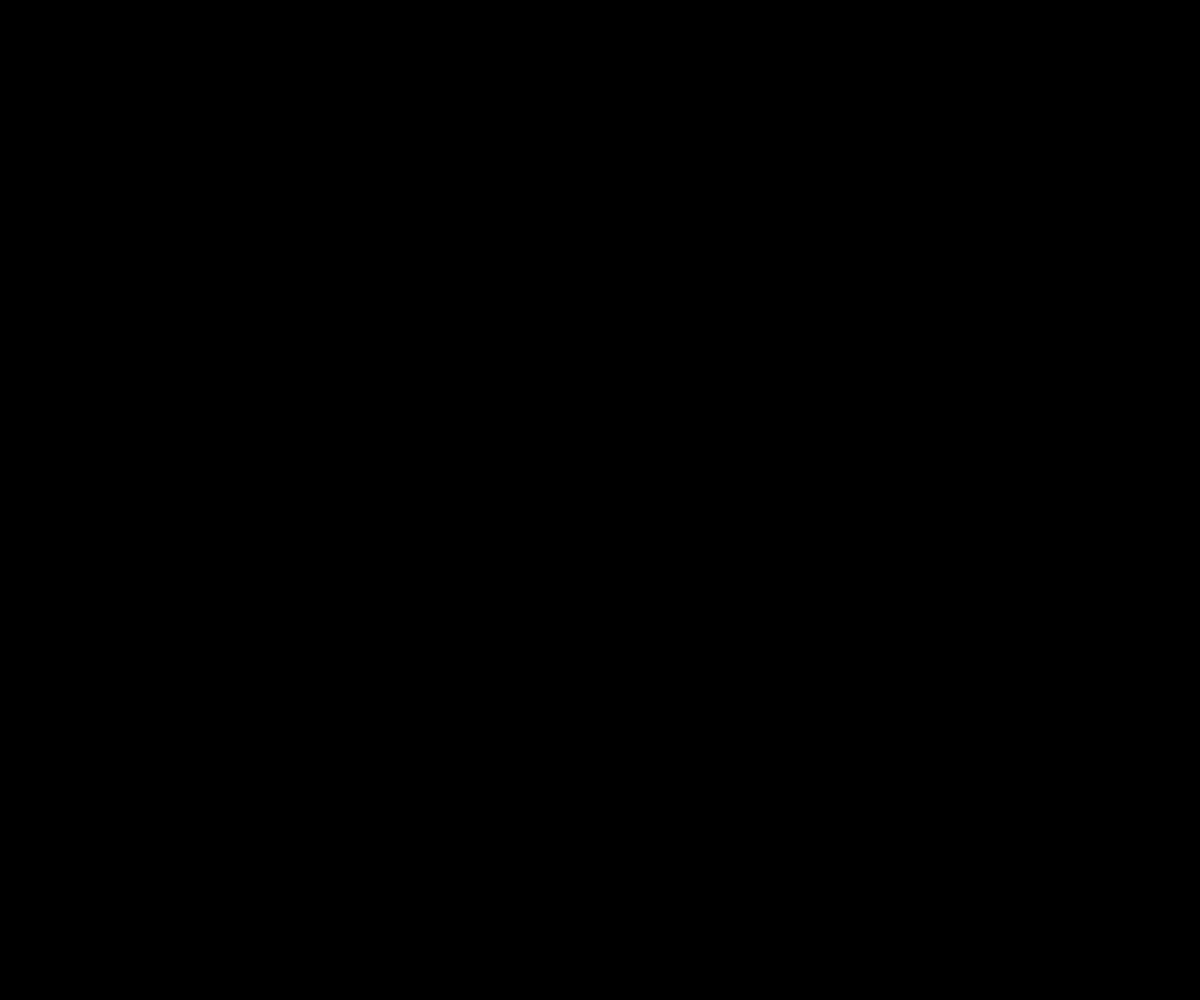
Frame 1 (no input)
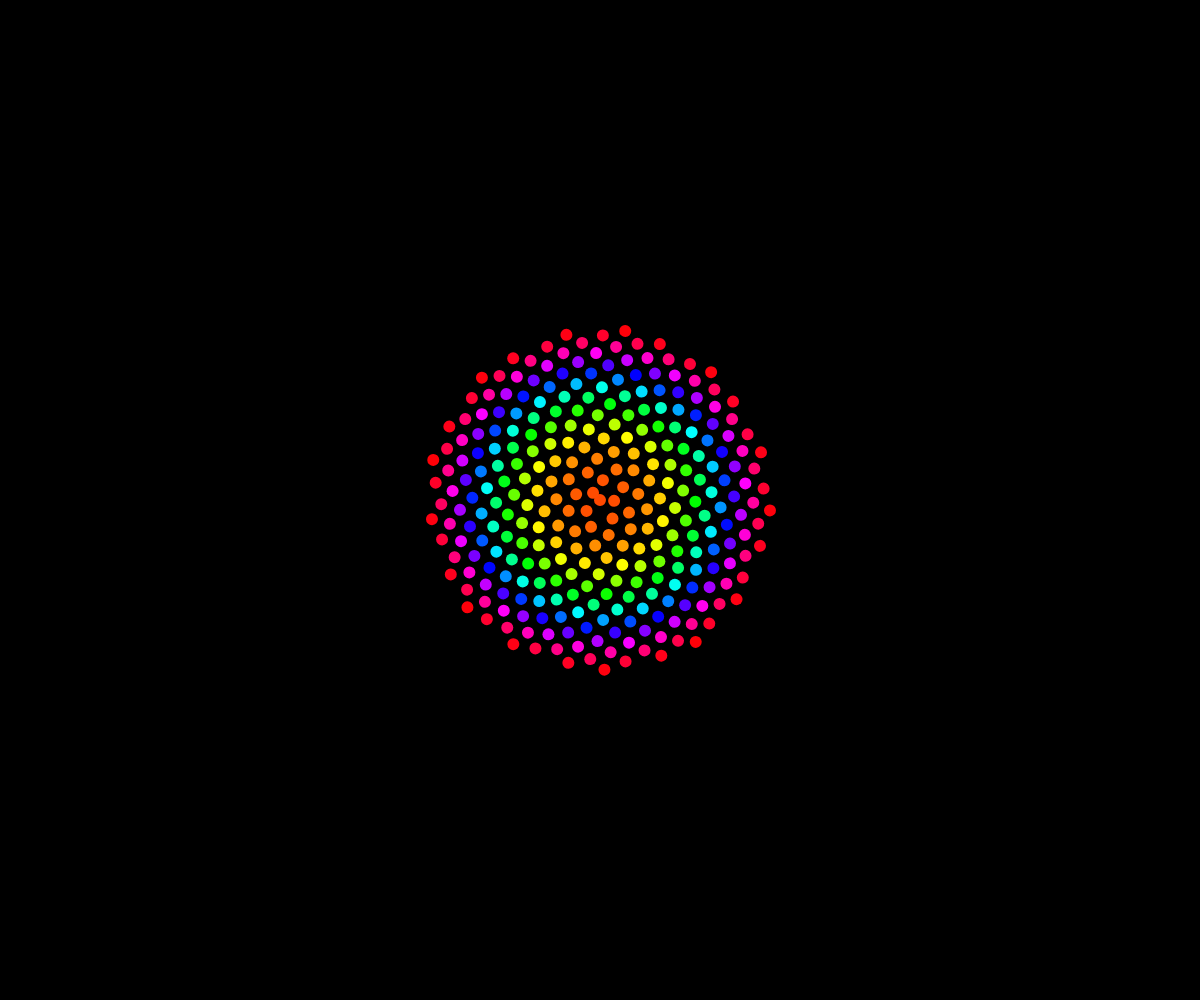
Frame 60 (no input)
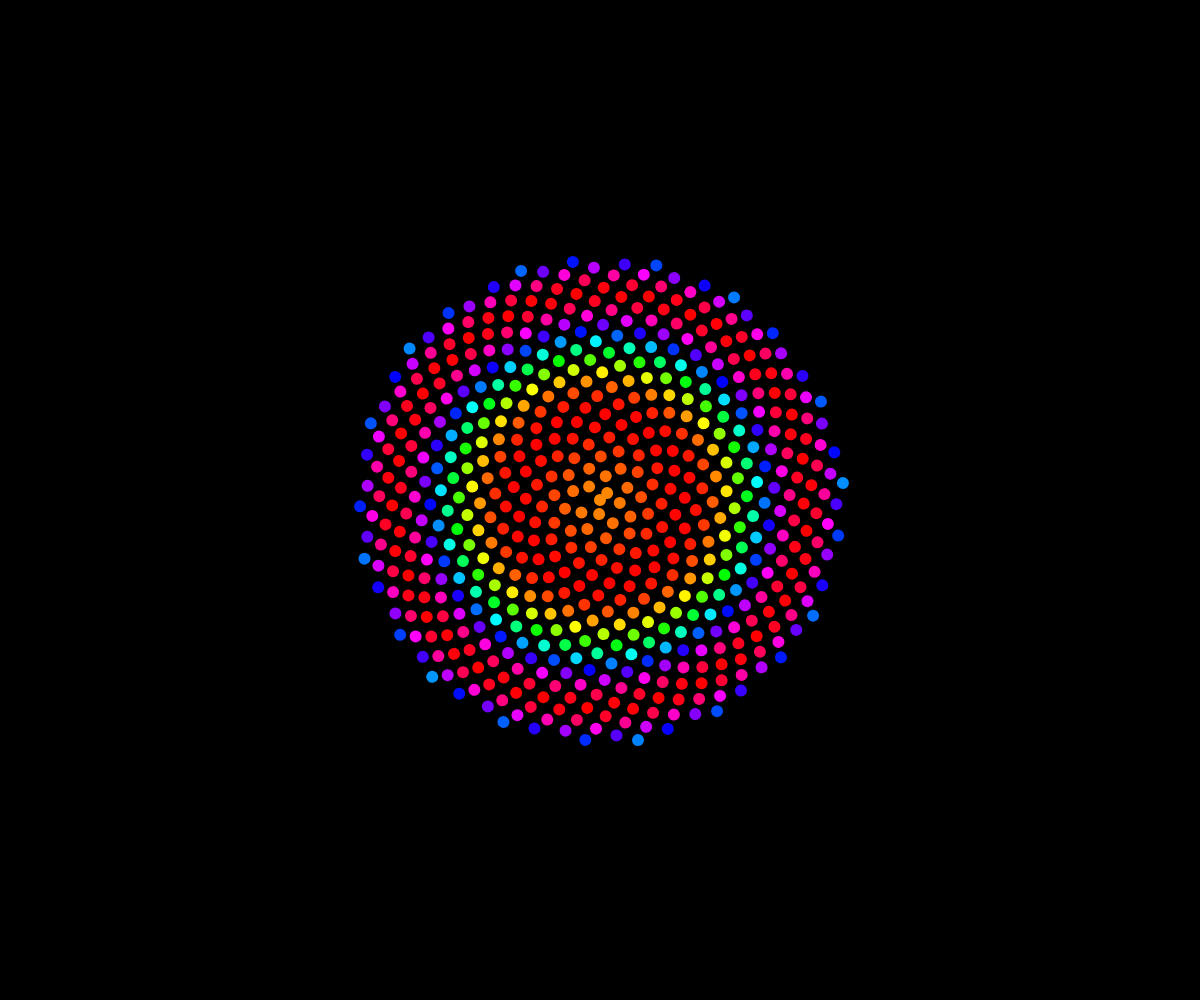
Frame 120 (the mouse pressed at the canvas centre since frame 60)

The p5.js sketch that drew these frames (run headless with seeded random() and noise() and a simulated clock; from frame 60 on, the mouse is pressed at the canvas centre):

// p5.js sketch
// ── sketch.js
let n = 0;
const c = 10;

let start = 0;

function setup() {
  createCanvas(windowWidth, windowHeight);
  angleMode(DEGREES);
  colorMode(HSB);
}

function draw() {
  background(0);
  translate(width / 2, height / 2);
  rotate(n * 0.3);
  for (let i = 0; i < n; i++) {
    const a = i * 137.5;
    const r = c * sqrt(i);
    const x = r * cos(a);
    const y = r * sin(a);
    let hu = sin(start + i * 0.5);
    hu = map(hu, -1, 1, 0, 360);
    fill(hu, 255, 255);
    noStroke();
    ellipse(x, y, 12, 12);
  }
  n += 5;
  start += 5;
}
